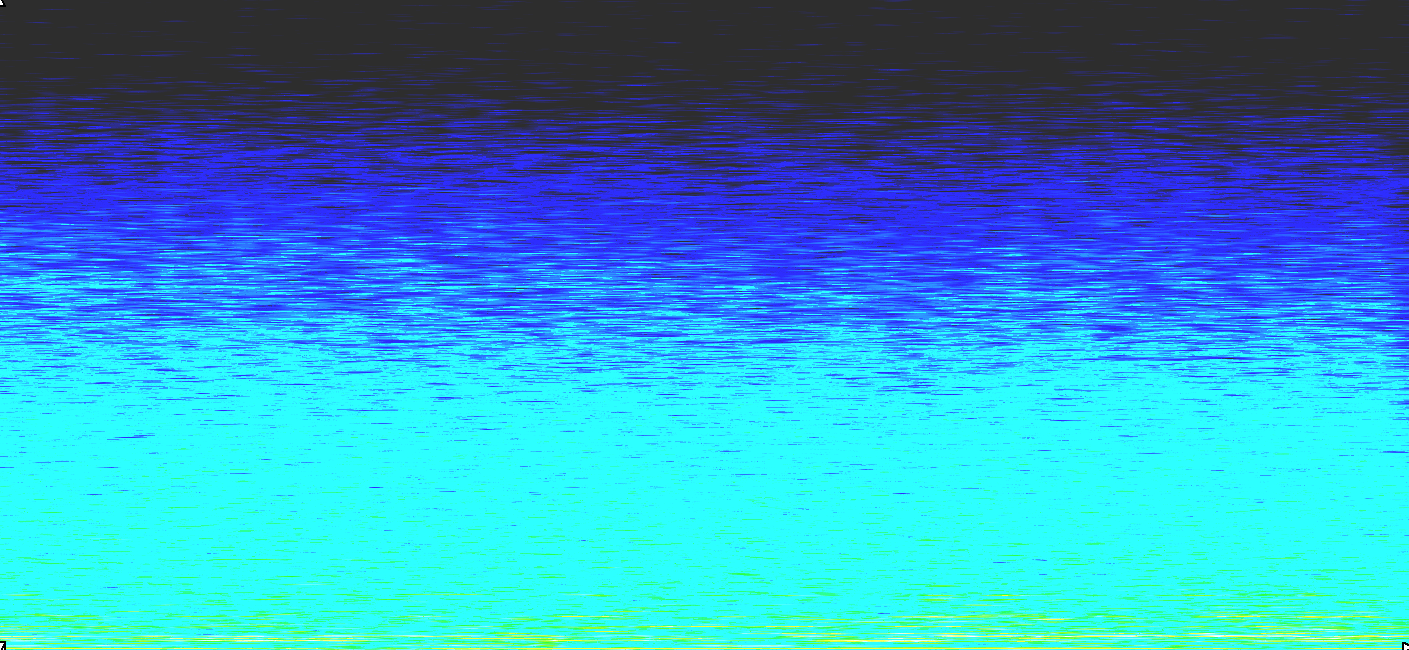
#> input picture videos/2024-04-16_15-28-42-672887.png, 1409 x 650 px; its folder holds only this picture in this run
$ python -i 0_preprocessing.py   (imports and definitions only)   (older library calls are emulated)
#> lines starting #> are read from the running program, lines starting #| are printed output that depends on the picture
#> further down, picture is the input picture: shape (650, 1409, 3); mean B, G, R 199.5, 154, 46.8
import cv2
import os
import numpy as np
import matplotlib.pyplot as plt

DATASET_PATH = "D:/.DATASETS/Spectrograms/train"
LABELS = ["drone", "no drone"]

# Function to enhance contrast using histogram equalization
def enhance_contrast(image):
    img_yuv = cv2.cvtColor(image, cv2.COLOR_BGR2YUV)
#> img_yuv: shape (650, 1409, 3); mean of channels 0, 1, 2 127.1, 163.6, 57.9
    img_yuv[:,:,0] = cv2.equalizeHist(img_yuv[:,:,0])  # Histogram equalization on the luminance channel
#> img_yuv: shape (650, 1409, 3); mean of channels 0, 1, 2 145, 163.6, 57.9
    img_output = cv2.cvtColor(img_yuv, cv2.COLOR_YUV2BGR)
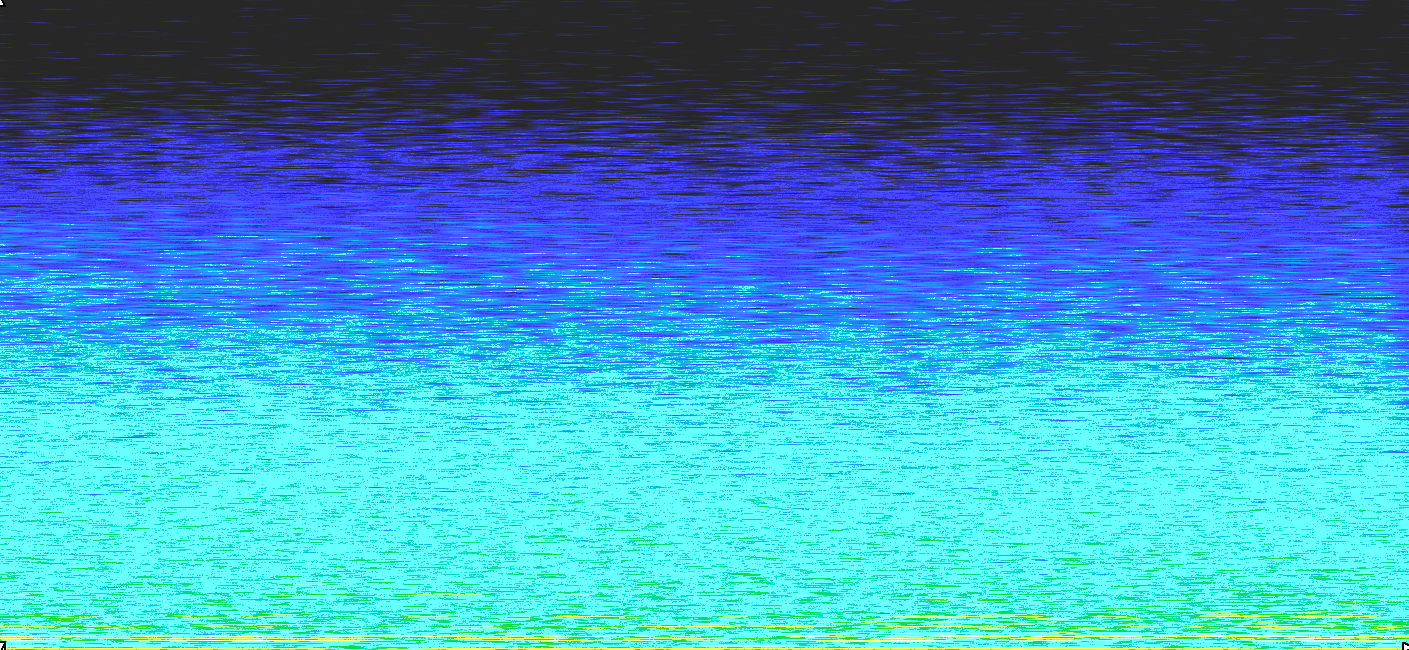
#> img_output: shape (650, 1409, 3); mean B, G, R 195.2, 152.1, 65
    return img_output

# Function to enhance edges using Laplacian filter
def enhance_edges(image):
    gray = cv2.cvtColor(image, cv2.COLOR_BGR2GRAY)
    laplacian = cv2.Laplacian(gray, cv2.CV_64F)
    laplacian = np.uint8(np.absolute(laplacian))
    return laplacian

# Process each image in the dataset
# [28 lines not run here, left out]

>>> import cv2
>>> picture = cv2.imread('../videos/2024-04-16_15-28-42-672887.png')
>>> result = enhance_contrast(picture)
